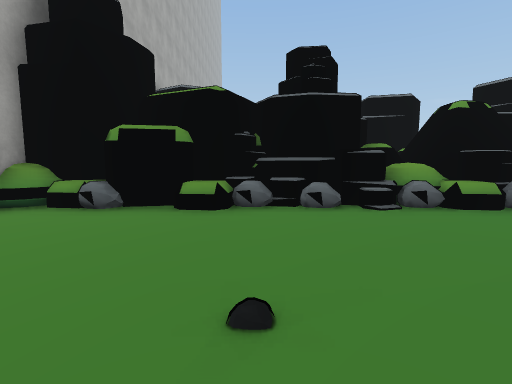
View 1 (above)

13 first-person views from a walk through a Unity game level. The camera is 1.5 m above the floor, tilts 6° down and sees 85° across. The floor is counted in squares, 2 m on a side. Each view is taken from the middle of a square. On the plan, view 1 faces up. The plan holds only what a view shows up to about 10 squares ahead; the rest is blank. The place goes on beyond the plan. Some surface patterns are stand-ins.

View 2
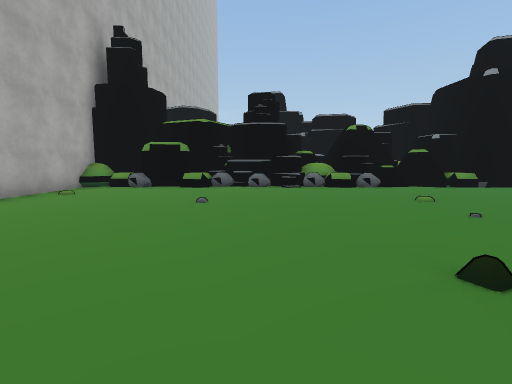

View 3
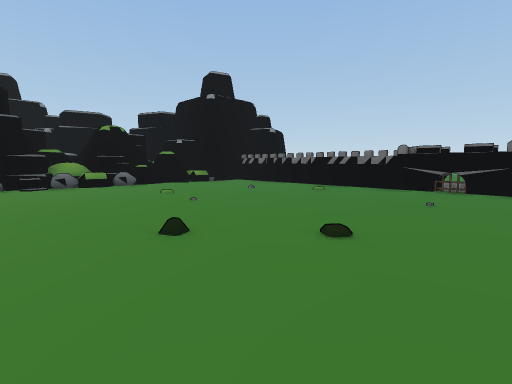

View 4
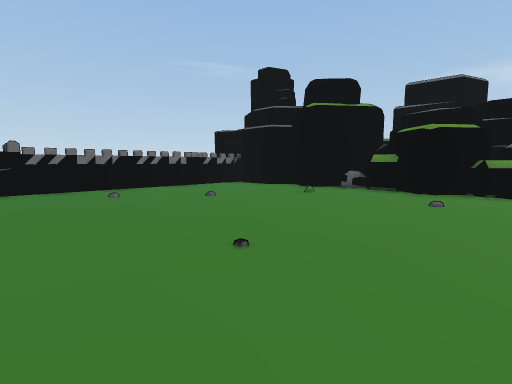

View 5
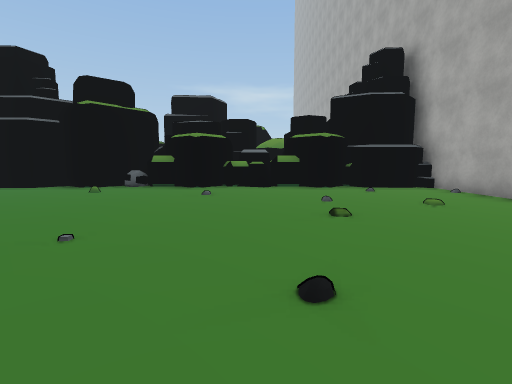

View 6
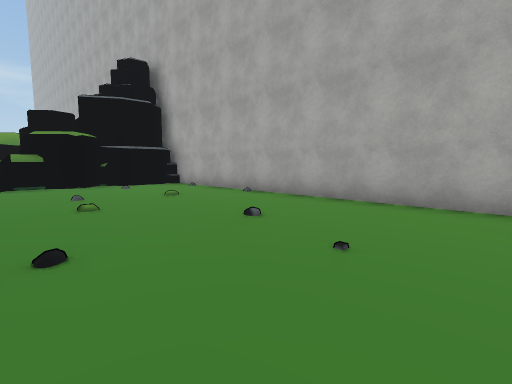

View 7
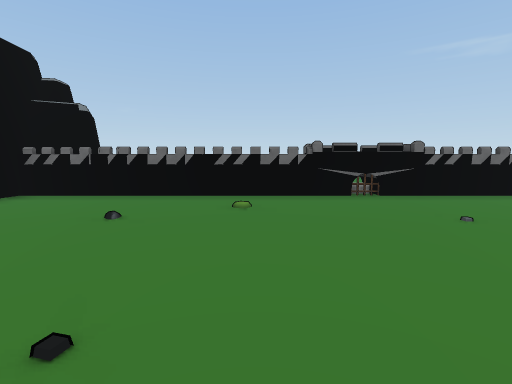

View 8
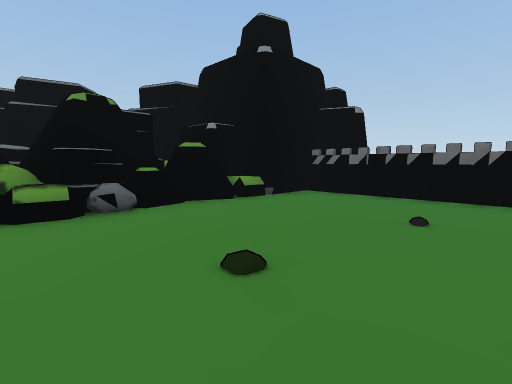

View 9
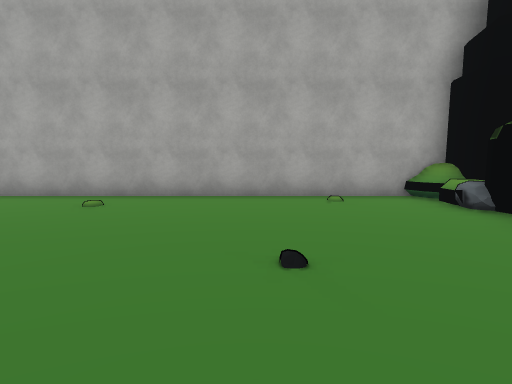

View 10
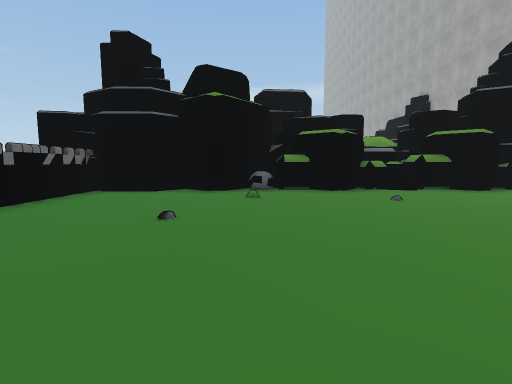

View 11
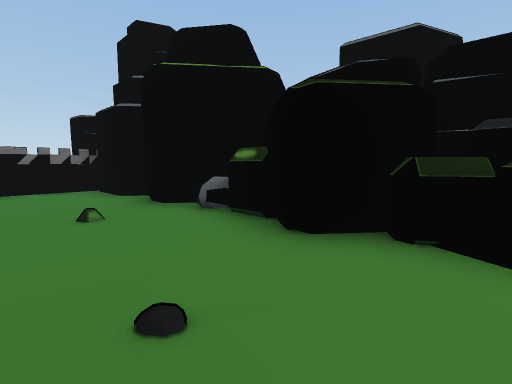

View 12
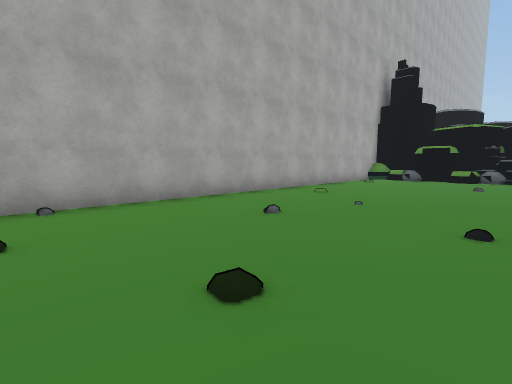

View 13
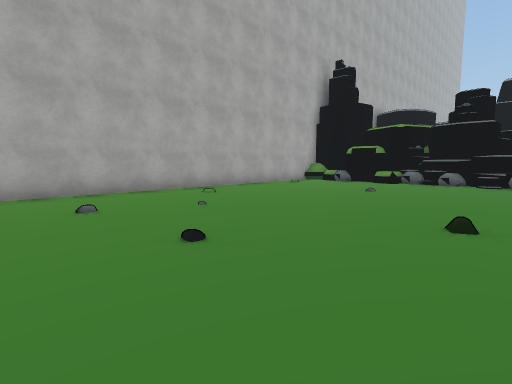

### Floor plan
Points are (right, up) in squares from view 1. A wall is a line through its corners. A room is listed if a view was taken in it or the views show most of it. See-through windows are left out.
Room 1 (views 1, 2, 3, 4, 5, 6, 7, 8, 9, 10, 11, 12, 13)
walls: (3, -11.3) (3.4, -11.6) (4.2, -11.6) (4.5, -11.9); (2.5, 5.4) (2.3, 5) (1.5, 4.9); (-1.4, 4.8) (-2.3, 4.6); (-0.9, -11.3) (-0.5, -11.7) (0.5, -11.7); (0.1, 5.6) (-0.3, 5.3); (6.5, 4.6) (5.6, 5); (0.3, -11.7) (0.5, -11.9) (0.5, -12.5); (6.5, 5) (5.8, 5.2); (1.8, -12.3) (2.6, -11.3); (5.4, -11.7) (5.9, -11.2) (6.3, -11.3) (7.1, -11.9) (7.6, -11.3) (9.3, -11.2) (9.3, 4.4) (7.7, 4.4) (7.7, 5.4); (5.7, 5.6) (4.7, 5.6); (-4.3, 4.2) (-4.3, -11.9) (-3.9, -11.5) (-2.3, -11.5) (-1.9, -12) (-1.3, -11.3); (-4.3, -11.4) (-3.9, -11.7); (8.9, -11.2) (9.3, -11.6)
low walls: (9.2, -3.8) (10.5, -3.8); (2.5, 4.8) (1.5, 4.9); (10.5, -3.2) (9.3, -3.2)
objects: other object (-4, 5); other object (-3, 4); other object (-3, 5); other object (-1, 5); other object (0, 5); other object (1, -13) to (1, -12); other object (1, 5); other object (3, 5); other object (4, 5); other object (5, -12); other object (5, 5); other object (7, 5); other object (9, -4) to (9, -3)

Positions as (right, up) in squares from view 1, and headings:
1: (0, 0), facing up
2: (1, -4), facing up
3: (1, -5), facing up-right
4: (1, -4), facing down-right
5: (1, -3), facing down
6: (1, -2), facing down-left
7: (3, -1), facing right
8: (3, 0), facing up-right
9: (2, 1), facing left
10: (5, -4), facing down
11: (1, -9), facing down-right
12: (1, -8), facing up-left
13: (3, -6), facing up-left
